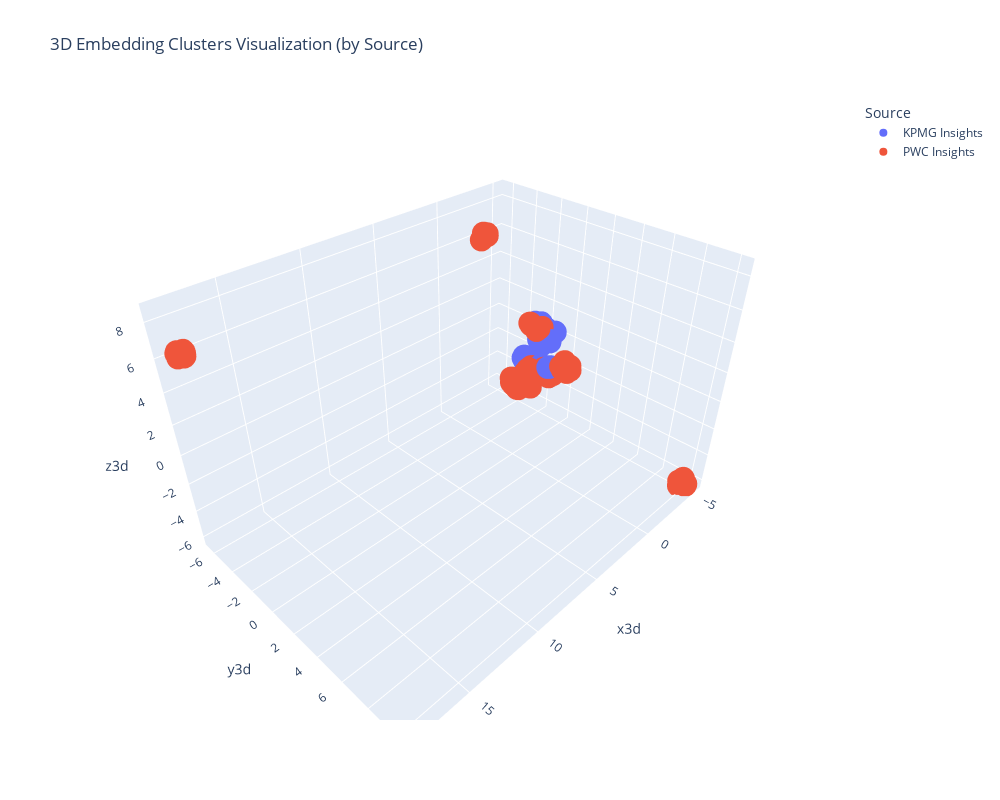

Notebook code for this chart:
### Code cell
fig_3d = px.scatter_3d(
    df, x="x3d", y="y3d", z="z3d",
    color="source",
    hover_data=["title", "date", "id", "source"],
    title="3D Embedding Clusters Visualization (by Source)"
)

fig_3d.update_layout(
    legend_title="Source",
    width=1000,
    height=800
)

fig_3d.show()
